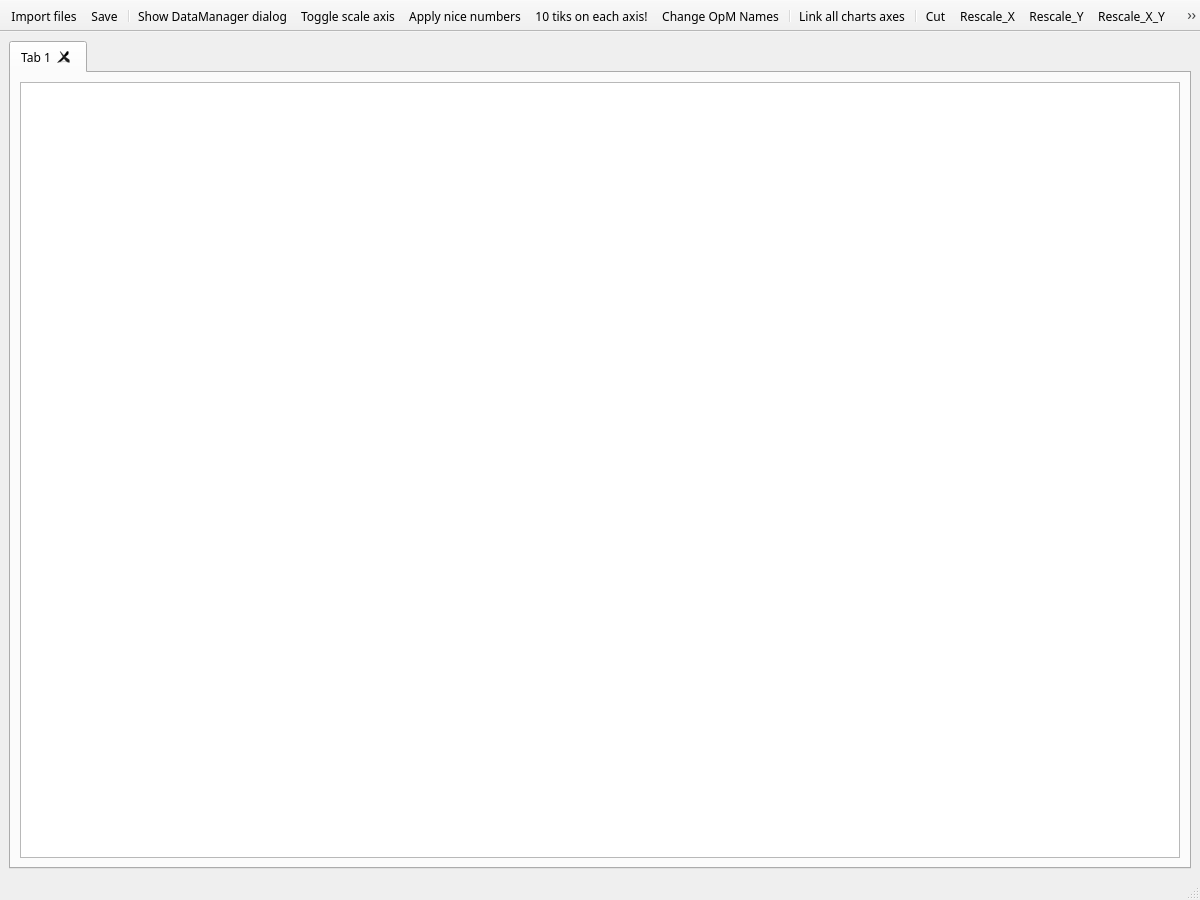
<?xml version="1.0" encoding="UTF-8"?>
<ui version="4.0">
 <class>MainWindow</class>
 <widget class="QMainWindow" name="MainWindow">
  <property name="geometry">
   <rect>
    <x>0</x>
    <y>0</y>
    <width>1200</width>
    <height>900</height>
   </rect>
  </property>
  <property name="sizePolicy">
   <sizepolicy hsizetype="Preferred" vsizetype="Preferred">
    <horstretch>0</horstretch>
    <verstretch>0</verstretch>
   </sizepolicy>
  </property>
  <property name="minimumSize">
   <size>
    <width>100</width>
    <height>100</height>
   </size>
  </property>
  <property name="font">
   <font>
    <family>Franklin Gothic Book</family>
    <pointsize>9</pointsize>
   </font>
  </property>
  <property name="windowTitle">
   <string>LabAssistant v2.0.23 alpha</string>
  </property>
  <widget class="QWidget" name="centralwidget">
   <property name="enabled">
    <bool>true</bool>
   </property>
   <layout class="QGridLayout" name="gridLayout">
    <item row="0" column="0">
     <widget class="QTabWidget" name="tabWidget">
      <property name="cursor">
       <cursorShape>ArrowCursor</cursorShape>
      </property>
      <property name="acceptDrops">
       <bool>true</bool>
      </property>
      <property name="currentIndex">
       <number>0</number>
      </property>
      <property name="tabsClosable">
       <bool>true</bool>
      </property>
      <property name="movable">
       <bool>true</bool>
      </property>
      <widget class="QWidget" name="tab">
       <attribute name="title">
        <string>Tab 1</string>
       </attribute>
       <layout class="QGridLayout" name="gridLayout_2">
        <item row="0" column="0">
         <widget class="View" name="graphicsView"/>
        </item>
       </layout>
      </widget>
     </widget>
    </item>
   </layout>
  </widget>
  <widget class="QStatusBar" name="statusbar"/>
  <widget class="QToolBar" name="toolBar">
   <property name="acceptDrops">
    <bool>false</bool>
   </property>
   <property name="windowTitle">
    <string>toolBar</string>
   </property>
   <property name="movable">
    <bool>false</bool>
   </property>
   <property name="iconSize">
    <size>
     <width>40</width>
     <height>40</height>
    </size>
   </property>
   <property name="floatable">
    <bool>false</bool>
   </property>
   <attribute name="toolBarArea">
    <enum>TopToolBarArea</enum>
   </attribute>
   <attribute name="toolBarBreak">
    <bool>false</bool>
   </attribute>
   <addaction name="actionImport_files"/>
   <addaction name="action_Save"/>
   <addaction name="separator"/>
   <addaction name="actionDataManagerDialog"/>
   <addaction name="actionToggle_scale_axis"/>
   <addaction name="actionApply_nice_numbers"/>
   <addaction name="action10_tiks_on_each_axis"/>
   <addaction name="actionChangeOpMNames"/>
   <addaction name="separator"/>
   <addaction name="action_Link_all_charts_axes"/>
   <addaction name="separator"/>
   <addaction name="actionCut"/>
   <addaction name="actionRescale_X"/>
   <addaction name="actionRescale_Y"/>
   <addaction name="actionRescale_X_Y"/>
   <addaction name="separator"/>
   <addaction name="actiontogglecallouts"/>
   <addaction name="actionsetZeroX"/>
   <addaction name="separator"/>
   <addaction name="actionhelp"/>
  </widget>
  <action name="action_Save">
   <property name="icon">
    <iconset resource="resources.qrc">
     <normaloff>:/icons/svg/054-export.svg</normaloff>:/icons/svg/054-export.svg</iconset>
   </property>
   <property name="text">
    <string>&amp;Save</string>
   </property>
   <property name="toolTip">
    <string>Save current view as PNG picture</string>
   </property>
  </action>
  <action name="actionToggle_scale_axis">
   <property name="checkable">
    <bool>true</bool>
   </property>
   <property name="icon">
    <iconset resource="resources.qrc">
     <normaloff>:/icons/svg/abs_time_axis.svg</normaloff>
     <normalon>:/icons/svg/abs_time_axis_red.svg</normalon>:/icons/svg/abs_time_axis.svg</iconset>
   </property>
   <property name="text">
    <string>Toggle scale axis</string>
   </property>
   <property name="toolTip">
    <string>&lt;html&gt;&lt;head/&gt;&lt;body&gt;&lt;p&gt;Toggle the relative axis&lt;/p&gt;&lt;/body&gt;&lt;/html&gt;</string>
   </property>
  </action>
  <action name="actionApply_nice_numbers">
   <property name="icon">
    <iconset resource="resources.qrc">
     <normaloff>:/icons/svg/055-apply-nice-numbers.svg</normaloff>:/icons/svg/055-apply-nice-numbers.svg</iconset>
   </property>
   <property name="text">
    <string>Apply nice numbers</string>
   </property>
  </action>
  <action name="actionChangeOpMNames">
   <property name="icon">
    <iconset resource="resources.qrc">
     <normaloff>:/icons/svg/OpM_rename.svg</normaloff>:/icons/svg/OpM_rename.svg</iconset>
   </property>
   <property name="text">
    <string>Change OpM Names</string>
   </property>
  </action>
  <action name="action_Link_all_charts_axes">
   <property name="checkable">
    <bool>true</bool>
   </property>
   <property name="icon">
    <iconset resource="resources.qrc">
     <normaloff>:/icons/svg/051-link_all.svg</normaloff>
     <normalon>:/icons/svg/052-unlink.svg</normalon>
     <selectedon>:/icons/svg/052-unlink.svg</selectedon>:/icons/svg/051-link_all.svg</iconset>
   </property>
   <property name="text">
    <string>Link all charts axes</string>
   </property>
  </action>
  <action name="action10_tiks_on_each_axis">
   <property name="icon">
    <iconset resource="resources.qrc">
     <normaloff>:/icons/svg/10_ticks.svg</normaloff>:/icons/svg/10_ticks.svg</iconset>
   </property>
   <property name="text">
    <string>10 tiks on each axis!</string>
   </property>
   <property name="toolTip">
    <string>10 tiks on each axis!</string>
   </property>
  </action>
  <action name="actionCut">
   <property name="checkable">
    <bool>true</bool>
   </property>
   <property name="icon">
    <iconset resource="resources.qrc">
     <normaloff>:/icons/svg/cut.svg</normaloff>
     <normalon>:/icons/svg/cut_red.svg</normalon>:/icons/svg/cut.svg</iconset>
   </property>
   <property name="text">
    <string>Cut</string>
   </property>
   <property name="toolTip">
    <string>Cut selection from chart</string>
   </property>
  </action>
  <action name="actionRescale_X">
   <property name="icon">
    <iconset resource="resources.qrc">
     <normaloff>:/icons/svg/scale_X.svg</normaloff>:/icons/svg/scale_X.svg</iconset>
   </property>
   <property name="text">
    <string>Rescale_X</string>
   </property>
   <property name="toolTip">
    <string>Rescale the X-axis</string>
   </property>
  </action>
  <action name="actionRescale_Y">
   <property name="icon">
    <iconset resource="resources.qrc">
     <normaloff>:/icons/svg/scale_Y.svg</normaloff>:/icons/svg/scale_Y.svg</iconset>
   </property>
   <property name="text">
    <string>Rescale_Y</string>
   </property>
   <property name="toolTip">
    <string>Rescale the Y-axis</string>
   </property>
  </action>
  <action name="actionRescale_X_Y">
   <property name="icon">
    <iconset resource="resources.qrc">
     <normaloff>:/icons/svg/scale_X_Y.svg</normaloff>:/icons/svg/scale_X_Y.svg</iconset>
   </property>
   <property name="text">
    <string>Rescale_X_Y</string>
   </property>
   <property name="toolTip">
    <string>Rescale both the X and Y axes</string>
   </property>
   <property name="shortcut">
    <string>Ctrl+R</string>
   </property>
  </action>
  <action name="actionImport_files">
   <property name="icon">
    <iconset resource="resources.qrc">
     <normaloff>:/icons/svg/import.svg</normaloff>:/icons/svg/import.svg</iconset>
   </property>
   <property name="text">
    <string>Import files</string>
   </property>
   <property name="toolTip">
    <string>Import files</string>
   </property>
  </action>
  <action name="actionhelp">
   <property name="icon">
    <iconset resource="resources.qrc">
     <normaloff>:/icons/svg/helpicon.svg</normaloff>:/icons/svg/helpicon.svg</iconset>
   </property>
   <property name="text">
    <string>help</string>
   </property>
   <property name="toolTip">
    <string>Show help page</string>
   </property>
   <property name="shortcut">
    <string>F1</string>
   </property>
  </action>
  <action name="actiontogglecallouts">
   <property name="icon">
    <iconset resource="resources.qrc">
     <normaloff>:/icons/svg/callouts.svg</normaloff>:/icons/svg/callouts.svg</iconset>
   </property>
   <property name="text">
    <string>togglecallouts</string>
   </property>
   <property name="toolTip">
    <string>Toggle all callouts</string>
   </property>
  </action>
  <action name="actionDataManagerDialog">
   <property name="icon">
    <iconset resource="resources.qrc">
     <normaloff>:/icons/svg/settings.svg</normaloff>:/icons/svg/settings.svg</iconset>
   </property>
   <property name="text">
    <string>Show DataManager dialog</string>
   </property>
   <property name="toolTip">
    <string>Show DataManager dialog</string>
   </property>
  </action>
  <action name="actionsetZeroX">
   <property name="text">
    <string>setZeroX</string>
   </property>
   <property name="toolTip">
    <string>Set the zero on X axis at current chart left</string>
   </property>
   <property name="menuRole">
    <enum>QAction::MenuRole::NoRole</enum>
   </property>
  </action>
 </widget>
 <customwidgets>
  <customwidget>
   <class>View</class>
   <extends>QGraphicsView</extends>
   <header location="global">view.h</header>
   <slots>
    <slot>toggleScaleAxis()</slot>
    <slot>exportAction()</slot>
    <slot>applyNiceNumbers()</slot>
    <slot>actionTitleEdit()</slot>
    <slot>actionOpmEdit()</slot>
   </slots>
  </customwidget>
 </customwidgets>
 <resources>
  <include location="resources.qrc"/>
 </resources>
 <connections>
  <connection>
   <sender>actionToggle_scale_axis</sender>
   <signal>toggled(bool)</signal>
   <receiver>MainWindow</receiver>
   <slot>current_ScaleAxis(bool)</slot>
   <hints>
    <hint type="sourcelabel">
     <x>-1</x>
     <y>-1</y>
    </hint>
    <hint type="destinationlabel">
     <x>399</x>
     <y>299</y>
    </hint>
   </hints>
  </connection>
  <connection>
   <sender>actionApply_nice_numbers</sender>
   <signal>triggered()</signal>
   <receiver>MainWindow</receiver>
   <slot>current_NiceNumbers()</slot>
   <hints>
    <hint type="sourcelabel">
     <x>-1</x>
     <y>-1</y>
    </hint>
    <hint type="destinationlabel">
     <x>399</x>
     <y>299</y>
    </hint>
   </hints>
  </connection>
  <connection>
   <sender>actionChangeOpMNames</sender>
   <signal>triggered()</signal>
   <receiver>MainWindow</receiver>
   <slot>current_ChangeOpMNames()</slot>
   <hints>
    <hint type="sourcelabel">
     <x>-1</x>
     <y>-1</y>
    </hint>
    <hint type="destinationlabel">
     <x>399</x>
     <y>299</y>
    </hint>
   </hints>
  </connection>
  <connection>
   <sender>action_Link_all_charts_axes</sender>
   <signal>toggled(bool)</signal>
   <receiver>MainWindow</receiver>
   <slot>axes_link(bool)</slot>
   <hints>
    <hint type="sourcelabel">
     <x>-1</x>
     <y>-1</y>
    </hint>
    <hint type="destinationlabel">
     <x>399</x>
     <y>299</y>
    </hint>
   </hints>
  </connection>
  <connection>
   <sender>action_Save</sender>
   <signal>triggered()</signal>
   <receiver>MainWindow</receiver>
   <slot>current_NamedSave()</slot>
   <hints>
    <hint type="sourcelabel">
     <x>-1</x>
     <y>-1</y>
    </hint>
    <hint type="destinationlabel">
     <x>399</x>
     <y>299</y>
    </hint>
   </hints>
  </connection>
  <connection>
   <sender>action10_tiks_on_each_axis</sender>
   <signal>triggered()</signal>
   <receiver>MainWindow</receiver>
   <slot>tenTicks()</slot>
   <hints>
    <hint type="sourcelabel">
     <x>-1</x>
     <y>-1</y>
    </hint>
    <hint type="destinationlabel">
     <x>399</x>
     <y>299</y>
    </hint>
   </hints>
  </connection>
  <connection>
   <sender>actionCut</sender>
   <signal>toggled(bool)</signal>
   <receiver>MainWindow</receiver>
   <slot>setCutMode(bool)</slot>
   <hints>
    <hint type="sourcelabel">
     <x>-1</x>
     <y>-1</y>
    </hint>
    <hint type="destinationlabel">
     <x>399</x>
     <y>299</y>
    </hint>
   </hints>
  </connection>
  <connection>
   <sender>actionRescale_X</sender>
   <signal>triggered()</signal>
   <receiver>MainWindow</receiver>
   <slot>rescale_chart()</slot>
   <hints>
    <hint type="sourcelabel">
     <x>-1</x>
     <y>-1</y>
    </hint>
    <hint type="destinationlabel">
     <x>399</x>
     <y>299</y>
    </hint>
   </hints>
  </connection>
  <connection>
   <sender>actionRescale_Y</sender>
   <signal>triggered()</signal>
   <receiver>MainWindow</receiver>
   <slot>rescale_chart()</slot>
   <hints>
    <hint type="sourcelabel">
     <x>-1</x>
     <y>-1</y>
    </hint>
    <hint type="destinationlabel">
     <x>399</x>
     <y>299</y>
    </hint>
   </hints>
  </connection>
  <connection>
   <sender>actionRescale_X_Y</sender>
   <signal>triggered()</signal>
   <receiver>MainWindow</receiver>
   <slot>rescale_chart()</slot>
   <hints>
    <hint type="sourcelabel">
     <x>-1</x>
     <y>-1</y>
    </hint>
    <hint type="destinationlabel">
     <x>399</x>
     <y>299</y>
    </hint>
   </hints>
  </connection>
  <connection>
   <sender>actionImport_files</sender>
   <signal>triggered()</signal>
   <receiver>MainWindow</receiver>
   <slot>importFiles()</slot>
   <hints>
    <hint type="sourcelabel">
     <x>-1</x>
     <y>-1</y>
    </hint>
    <hint type="destinationlabel">
     <x>399</x>
     <y>299</y>
    </hint>
   </hints>
  </connection>
  <connection>
   <sender>actionhelp</sender>
   <signal>triggered()</signal>
   <receiver>MainWindow</receiver>
   <slot>help()</slot>
   <hints>
    <hint type="sourcelabel">
     <x>-1</x>
     <y>-1</y>
    </hint>
    <hint type="destinationlabel">
     <x>599</x>
     <y>449</y>
    </hint>
   </hints>
  </connection>
  <connection>
   <sender>actiontogglecallouts</sender>
   <signal>triggered()</signal>
   <receiver>MainWindow</receiver>
   <slot>toggleCallouts()</slot>
   <hints>
    <hint type="sourcelabel">
     <x>-1</x>
     <y>-1</y>
    </hint>
    <hint type="destinationlabel">
     <x>599</x>
     <y>449</y>
    </hint>
   </hints>
  </connection>
 </connections>
 <slots>
  <slot>test_action()</slot>
  <slot>current_NiceNumbers()</slot>
  <slot>current_ScaleAxis(bool)</slot>
  <slot>current_NamedSave()</slot>
  <slot>current_ChangeOpMNames()</slot>
  <slot>axes_link(bool)</slot>
  <slot>tenTicks()</slot>
  <slot>setCutMode(bool)</slot>
  <slot>rescale_X()</slot>
  <slot>rescale_Y()</slot>
  <slot>rescale_X_Y()</slot>
  <slot>importFiles()</slot>
  <slot>rescale_chart()</slot>
  <slot>help()</slot>
  <slot>toggleCallouts()</slot>
 </slots>
</ui>
